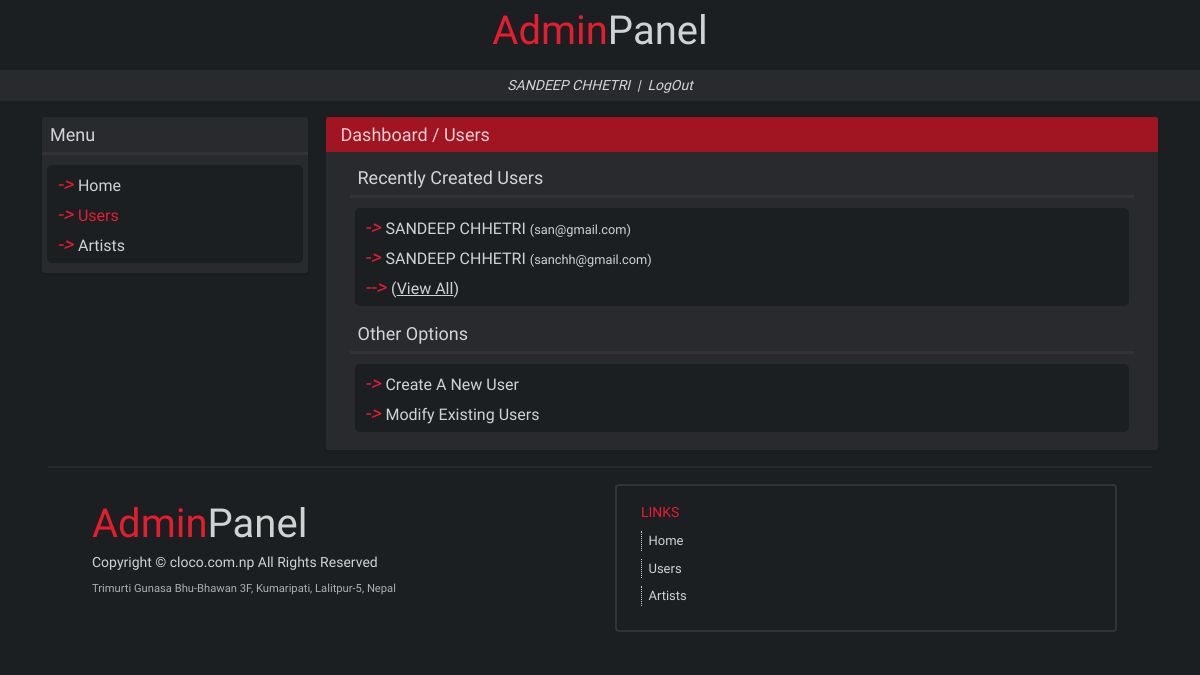
/dashboard/users/ (signed in), run on an earlier commit of the app's database.
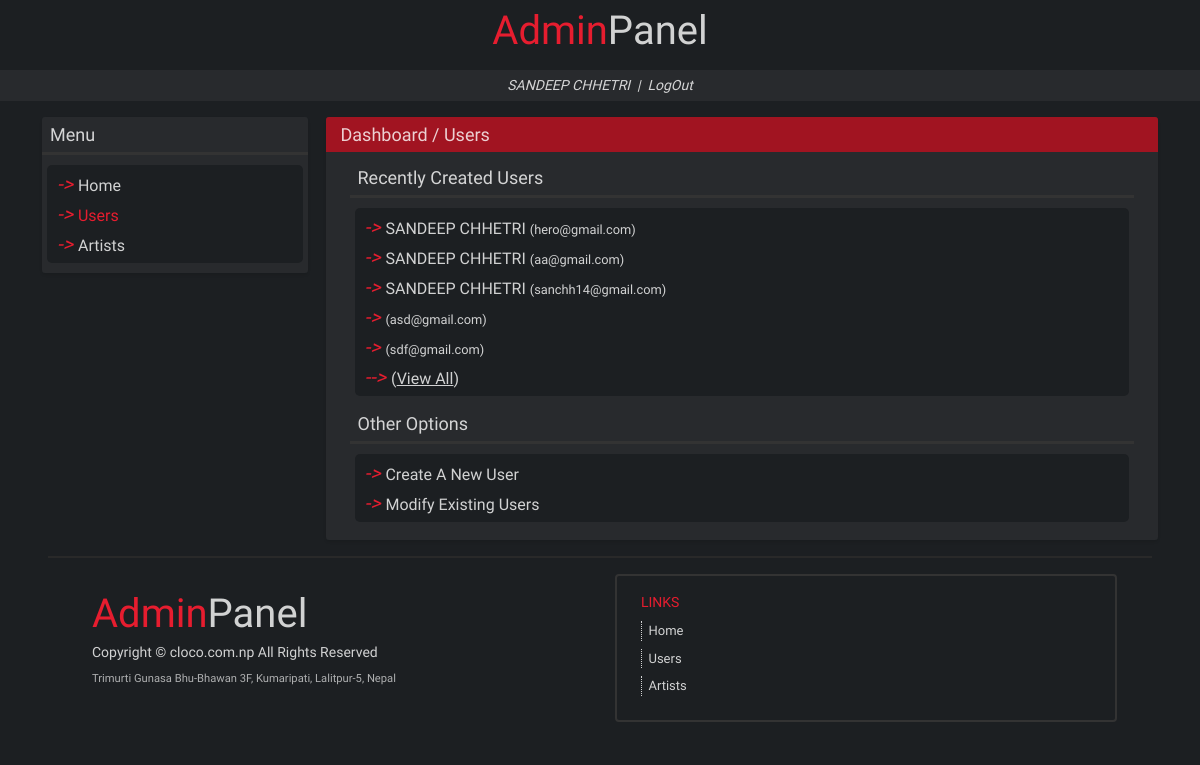
And on a later commit of the database.
### accounts/models.py (models this page shows)
class User(AbstractUser):
    GENDER_CHOICES = (
        ('M', 'Male'),
        ('F', 'Female'),
        ('O', 'Other'),
    )
    username = None
    first_name = models.CharField(max_length=20)
    last_name = models.CharField(max_length=20)
    email = models.EmailField(unique=True)
    password = models.CharField(max_length=40)
    phone = models.CharField(max_length=20, unique=True)
    dob = models.DateField(null=True, blank=True)
    gender = models.CharField(max_length=1, choices=GENDER_CHOICES)
    address = models.CharField(max_length=50)
    created_at = models.DateTimeField(auto_now_add=True)
    updated_at = models.DateTimeField(auto_now=True)
    USERNAME_FIELD = 'email'
    REQUIRED_FIELDS = ['phone']
    objects = UserManager()

### musicRecord/views.py (the view)
# urls.py: path('users/', views.users, name='users'),
def users(request):
    if not request.user.is_authenticated:
        return redirect('/')
    else:
        users = User.objects.all().order_by('-created_at')[:5]
        return render(request, 'users/users.html', {'activetab':'users', 'user_name': user_name(request), 'users': users})

### musicRecord/views.py (called while the page is built)
def user_name(request):
    return request.user.first_name.upper()+' '+request.user.last_name.upper()

### templates/users/users.html (shortened to what this page needs)
{% extends 'base.html' %}
{% block content %}
<div class="row mb-3">
    <div class="d-none d-lg-block col-sm-12 col-lg-3 px-4">
        <div class="row mb-3 main-box">
            <div class="sidebox-text px-2 py-1 mb-0">
              Menu
            </div>
            <div class="col-12 mt-0 pt-0" style="background:#333; height:3px;">
            </div>
            <div class="col-12 sidebox-menus">
              <div class="row sidebox-menu py-1">
                <div class="col-12 p-0 m-0" style="color:#e61d2f;">
                    <i>-> </i>
                      <a class="menu-options" href="{% url 'dashboard' %}">Home</a>
                    <br>
                </div>
                <div class="col-12 p-0 m-0" style="color:#e61d2f;">
                    <i>-> </i>
                      <a class="menu-options {% if activetab == 'users' %}activetab{% endif %}" href="{% url 'users' %}">Users</a>
                    <br>
                </div>
                <div class="col-12 p-0 m-0" style="color:#e61d2f;">
                    <i>-> </i>
                      <a class="menu-options" href="{% url 'artists' %}">Artists</a>
                    <br>
                </div>
              </div>
            </div>
        </div>
    </div>
    <div class="col-sm-12 col-lg-9 px-4">
        <div class="row main-box">
            <div class="col-12 box-top py-1">
                <a class="link" href="{% url 'dashboard' %}">Dashboard</a> / <a class="link" href="{% url 'users' %}">Users</a>
            </div>
            <div class="col-12 box-content px-0 px-lg-4">
                <div class="mt-2">
                    <div class="sidebox-text px-2 py-1 mb-0">
                        <span class="link">Recently Created Users</span>
                    </div>
                    <div class="col-12 mt-0 pt-0" style="background:#333; height:3px;">
                    </div>
                    <div class="col-12 sidebox-menus">
                        <div class="row sidebox-menu py-1">
                            {% for user in users %}
                            <div class="col-12 p-0 m-0" style="color:#e61d2f;">
                                <i>-> </i>
                                <a class="menu-options" href="{% url 'users' %}{{user.id}}">{{user.first_name.upper}} {{user.last_name.upper}} <span class="small">({{user.email}})</span></a>
                                <br>
                            </div>
                            {% endfor %}
                            <div class="col-12 p-0 m-0" style="color:#e61d2f;">
                                <i>--> </i>
                                <a class="menu-options u " href="{% url 'allusers' %}">(<u>View All</u>)</a>
                                <br>
                            </div>
                        </div>
                    </div>
                </div>
                <div class="pb-2">
                    <div class="sidebox-text px-2 py-1 mb-0">
                        <span class="link">Other Options</span>
                    </div>
                    <div class="col-12 mt-0 pt-0" style="background:#333; height:3px;">
                    </div>
                    <div class="col-12 sidebox-menus">
                        <div class="row sidebox-menu py-1">
                            <div class="col-12 p-0 m-0" style="color:#e61d2f;">
                                    <i>-> </i>
                                    <a class="menu-options" href="{% url 'users_createuser' %}">Create A New User</a>
                                    <br>
                            </div>
                            <div class="col-12 p-0 m-0" style="color:#e61d2f;">
                            <i>-> </i>
                                <a class="menu-options" href="{% url 'modifyuser' %}">Modify Existing Users</a>
                            <br>
                            </div>
                        </div>
                    </div>
                </div>
            </div>
        </div>
    </div>
{% endblock %}

### templates/base.html (shortened to what this page needs)
{% load static %}
<!DOCTYPE html>
<html lang="en" dir="ltr">
  <head>
    <link rel="stylesheet" href="https://cdn.jsdelivr.net/npm/bootstrap@4.5.3/dist/css/bootstrap.min.css">
  </head>
  <body>
    <div class="container-fluid px-3 px-lg-5" style="background:#1c1f22;">
      <div class="d-flex flex-row justify-content-center align-items-center" style="height:70px;">
        <div class="site-logo">
          <h1 class="font-weight-heavy">
            <a href="{% if user_name %}{% url 'dashboard' %}{% else %}/{% endif %}" class = "link">
              <span class="activetab">Admin</span>Panel
            </a>
          </h1>
        </div>
      </div>
    </div>
    <div class="text-center m-0 login" style = "background:rgba(255,255,255,.05); font-weight:500; padding: 5px;">
      {% if user_name %}
      <i><a class="link" href="{% url 'dashboard' %}" style="text-decoration: none;">{{user_name}}</a><span class="unselectable">  |  </span><a class="link" href="/logout" style="text-decoration: none;">LogOut</a></i>
      {% else %}
      <i><a class="link" href="/" style="text-decoration: none;">Login</a><span class="unselectable">  |  </span><a class="link" href="/createnewuser" style="text-decoration: none;">Register</a></i>
      {% endif %}
    </div>
    <div class="container-fluid px-3 px-lg-5 pt-3" style="background-color:#1c1f22;">
      {% block content %}
      {% endblock %}
    </div>
    <footer style="border-top:2px solid #292929;" class="container-fluid py-2 px-1 mt-0">
      <div class="row mx-3 my-2">
        <div class="col-12 col-lg-6 text-center text-lg-left px-4 pb-3 pt-lg-3">
          <div class="site-logo">
            <h1 class="font-weight-heavy mb-1">
              <a href="{% if user_name %}{% url 'dashboard' %}{% else %}/{% endif %}" class = "link"><span class="activetab">Admin</span>Panel</a>
            </h1>
            Copyright © cloco.com.np All Rights Reserved<br>
            <div class="small mt-2" style="opacity:0.8">
                Trimurti Gunasa Bhu-Bhawan 3F, Kumaripati, Lalitpur-5, Nepal
            </div>
          </div>
        </div>
        <div class="col-12 col-lg-6">
          <div class="d-flex flex-column rounded px-4 py-3" style="border:2px solid; border-color: #333;">
            <div class="mb-2">
              <span class="activetab" style="font-size:14px;">LINKS</span>
            </div>
            {% if user_name %}
            <div class="mb-2 p-0" style="border-left:1px dotted;font-size:13px;">
              <a href="{% url 'dashboard' %}" class="link"><span class="unselectable">  Home</span></a>
            </div>
            <div class="mb-2 p-0" style="border-left:1px dotted;font-size:13px;">
              <a href="{% url 'users' %}" class="link"><span class="unselectable">  Users</span></a>
            </div>
            <div class="mb-2 p-0" style="border-left:1px dotted;font-size:13px;">
              <a href="{% url 'artists' %}" class="link"><span class="unselectable">  Artists</span></a>
            </div>
            {% endif %}
          </div>
        </div>
      </div>
    </footer>
  </body>
</html>

What changed in the data, as far as the page shows it:
removed User: first_name "SANDEEP", last_name "CHHETRI", email "san@gmail.com"
no longer on this page (row edited): User: first_name "SANDEEP", last_name "CHHETRI", email "sanchh@gmail.com"
added User: first_name "SANDEEP", last_name "CHHETRI", email "hero@gmail.com"
added User: first_name "SANDEEP", last_name "CHHETRI", email "aa@gmail.com"
added User: first_name "SANDEEP", last_name "CHHETRI", email "sanchh14@gmail.com"
added User: email "asd@gmail.com"
added User: email "sdf@gmail.com"
